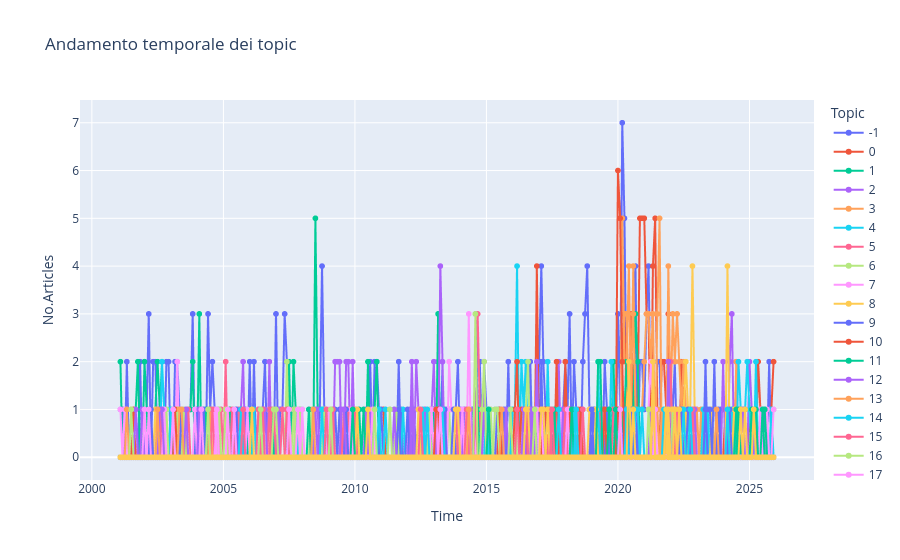

Source (notebook cell):
### Code cell
import plotly.express as px

fig = px.line(
    complete_sn_timeseries_pandas_data,
    x="timestamp",
    y="occurrence",
    color="topic",
    markers=True,
    title="Andamento temporale dei topic"
)

fig.update_layout(
    xaxis_title="Time",
    yaxis_title="No.Articles",
    legend_title="Topic"
)

fig.show()

### Figure 1 — Plotly figure (JSON) as saved in the notebook; plotly's stock layout.template omitted (floating-point values rounded to 4 significant figures; data arrays with more than 128 entries replaced by an {"elided": "..."} marker saying what was removed)
{"data": [{"hovertemplate": "topic=-1<br>timestamp=%{x}<br>occurrence=%{y}<extra></extra>", "legendgroup": "-1", "line": {"color": "#636efa", "dash": "solid"}, "marker": {"symbol": "circle"}, "mode": "lines+markers", "name": "-1", "showlegend": true, "type": "scattergl", "x": {"elided": "299 str values"}, "xaxis": "x", "y": {"elided": "299 int values"}, "yaxis": "y"}, {"hovertemplate": "topic=0<br>timestamp=%{x}<br>occurrence=%{y}<extra></extra>", "legendgroup": "0", "line": {"color": "#EF553B", "dash": "solid"}, "marker": {"symbol": "circle"}, "mode": "lines+markers", "name": "0", "showlegend": true, "type": "scattergl", "x": {"elided": "299 str values"}, "xaxis": "x", "y": {"elided": "299 int values"}, "yaxis": "y"}, {"hovertemplate": "topic=1<br>timestamp=%{x}<br>occurrence=%{y}<extra></extra>", "legendgroup": "1", "line": {"color": "#00cc96", "dash": "solid"}, "marker": {"symbol": "circle"}, "mode": "lines+markers", "name": "1", "showlegend": true, "type": "scattergl", "x": {"elided": "299 str values"}, "xaxis": "x", "y": {"elided": "299 int values"}, "yaxis": "y"}, {"hovertemplate": "topic=2<br>timestamp=%{x}<br>occurrence=%{y}<extra></extra>", "legendgroup": "2", "line": {"color": "#ab63fa", "dash": "solid"}, "marker": {"symbol": "circle"}, "mode": "lines+markers", "name": "2", "showlegend": true, "type": "scattergl", "x": {"elided": "299 str values"}, "xaxis": "x", "y": {"elided": "299 int values"}, "yaxis": "y"}, {"hovertemplate": "topic=3<br>timestamp=%{x}<br>occurrence=%{y}<extra></extra>", "legendgroup": "3", "line": {"color": "#FFA15A", "dash": "solid"}, "marker": {"symbol": "circle"}, "mode": "lines+markers", "name": "3", "showlegend": true, "type": "scattergl", "x": {"elided": "299 str values"}, "xaxis": "x", "y": {"elided": "299 int values"}, "yaxis": "y"}, {"hovertemplate": "topic=4<br>timestamp=%{x}<br>occurrence=%{y}<extra></extra>", "legendgroup": "4", "line": {"color": "#19d3f3", "dash": "solid"}, "marker": {"symbol": "circle"}, "mode": "lines+markers", "name": "4", "showlegend": true, "type": "scattergl", "x": {"elided": "299 str values"}, "xaxis": "x", "y": {"elided": "299 int values"}, "yaxis": "y"}, {"hovertemplate": "topic=5<br>timestamp=%{x}<br>occurrence=%{y}<extra></extra>", "legendgroup": "5", "line": {"color": "#FF6692", "dash": "solid"}, "marker": {"symbol": "circle"}, "mode": "lines+markers", "name": "5", "showlegend": true, "type": "scattergl", "x": {"elided": "299 str values"}, "xaxis": "x", "y": {"elided": "299 int values"}, "yaxis": "y"}, {"hovertemplate": "topic=6<br>timestamp=%{x}<br>occurrence=%{y}<extra></extra>", "legendgroup": "6", "line": {"color": "#B6E880", "dash": "solid"}, "marker": {"symbol": "circle"}, "mode": "lines+markers", "name": "6", "showlegend": true, "type": "scattergl", "x": {"elided": "299 str values"}, "xaxis": "x", "y": {"elided": "299 int values"}, "yaxis": "y"}, {"hovertemplate": "topic=7<br>timestamp=%{x}<br>occurrence=%{y}<extra></extra>", "legendgroup": "7", "line": {"color": "#FF97FF", "dash": "solid"}, "marker": {"symbol": "circle"}, "mode": "lines+markers", "name": "7", "showlegend": true, "type": "scattergl", "x": {"elided": "299 str values"}, "xaxis": "x", "y": {"elided": "299 int values"}, "yaxis": "y"}, {"hovertemplate": "topic=8<br>timestamp=%{x}<br>occurrence=%{y}<extra></extra>", "legendgroup": "8", "line": {"color": "#FECB52", "dash": "solid"}, "marker": {"symbol": "circle"}, "mode": "lines+markers", "name": "8", "showlegend": true, "type": "scattergl", "x": {"elided": "299 str values"}, "xaxis": "x", "y": {"elided": "299 int values"}, "yaxis": "y"}, {"hovertemplate": "topic=9<br>timestamp=%{x}<br>occurrence=%{y}<extra></extra>", "legendgroup": "9", "line": {"color": "#636efa", "dash": "solid"}, "marker": {"symbol": "circle"}, "mode": "lines+markers", "name": "9", "showlegend": true, "type": "scattergl", "x": {"elided": "299 str values"}, "xaxis": "x", "y": {"elided": "299 int values"}, "yaxis": "y"}, {"hovertemplate": "topic=10<br>timestamp=%{x}<br>occurrence=%{y}<extra></extra>", "legendgroup": "10", "line": {"color": "#EF553B", "dash": "solid"}, "marker": {"symbol": "circle"}, "mode": "lines+markers", "name": "10", "showlegend": true, "type": "scattergl", "x": {"elided": "299 str values"}, "xaxis": "x", "y": {"elided": "299 int values"}, "yaxis": "y"}, {"hovertemplate": "topic=11<br>timestamp=%{x}<br>occurrence=%{y}<extra></extra>", "legendgroup": "11", "line": {"color": "#00cc96", "dash": "solid"}, "marker": {"symbol": "circle"}, "mode": "lines+markers", "name": "11", "showlegend": true, "type": "scattergl", "x": {"elided": "299 str values"}, "xaxis": "x", "y": {"elided": "299 int values"}, "yaxis": "y"}, {"hovertemplate": "topic=12<br>timestamp=%{x}<br>occurrence=%{y}<extra></extra>", "legendgroup": "12", "line": {"color": "#ab63fa", "dash": "solid"}, "marker": {"symbol": "circle"}, "mode": "lines+markers", "name": "12", "showlegend": true, "type": "scattergl", "x": {"elided": "299 str values"}, "xaxis": "x", "y": {"elided": "299 int values"}, "yaxis": "y"}, {"hovertemplate": "topic=13<br>timestamp=%{x}<br>occurrence=%{y}<extra></extra>", "legendgroup": "13", "line": {"color": "#FFA15A", "dash": "solid"}, "marker": {"symbol": "circle"}, "mode": "lines+markers", "name": "13", "showlegend": true, "type": "scattergl", "x": {"elided": "299 str values"}, "xaxis": "x", "y": {"elided": "299 int values"}, "yaxis": "y"}, {"hovertemplate": "topic=14<br>timestamp=%{x}<br>occurrence=%{y}<extra></extra>", "legendgroup": "14", "line": {"color": "#19d3f3", "dash": "solid"}, "marker": {"symbol": "circle"}, "mode": "lines+markers", "name": "14", "showlegend": true, "type": "scattergl", "x": {"elided": "299 str values"}, "xaxis": "x", "y": {"elided": "299 int values"}, "yaxis": "y"}, {"hovertemplate": "topic=15<br>timestamp=%{x}<br>occurrence=%{y}<extra></extra>", "legendgroup": "15", "line": {"color": "#FF6692", "dash": "solid"}, "marker": {"symbol": "circle"}, "mode": "lines+markers", "name": "15", "showlegend": true, "type": "scattergl", "x": {"elided": "299 str values"}, "xaxis": "x", "y": {"elided": "299 int values"}, "yaxis": "y"}, {"hovertemplate": "topic=16<br>timestamp=%{x}<br>occurrence=%{y}<extra></extra>", "legendgroup": "16", "line": {"color": "#B6E880", "dash": "solid"}, "marker": {"symbol": "circle"}, "mode": "lines+markers", "name": "16", "showlegend": true, "type": "scattergl", "x": {"elided": "299 str values"}, "xaxis": "x", "y": {"elided": "299 int values"}, "yaxis": "y"}, {"hovertemplate": "topic=17<br>timestamp=%{x}<br>occurrence=%{y}<extra></extra>", "legendgroup": "17", "line": {"color": "#FF97FF", "dash": "solid"}, "marker": {"symbol": "circle"}, "mode": "lines+markers", "name": "17", "showlegend": true, "type": "scattergl", "x": {"elided": "299 str values"}, "xaxis": "x", "y": {"elided": "299 int values"}, "yaxis": "y"}, {"hovertemplate": "topic=18<br>timestamp=%{x}<br>occurrence=%{y}<extra></extra>", "legendgroup": "18", "line": {"color": "#FECB52", "dash": "solid"}, "marker": {"symbol": "circle"}, "mode": "lines+markers", "name": "18", "showlegend": true, "type": "scattergl", "x": {"elided": "299 str values"}, "xaxis": "x", "y": {"elided": "299 int values"}, "yaxis": "y"}, {"hovertemplate": "topic=19<br>timestamp=%{x}<br>occurrence=%{y}<extra></extra>", "legendgroup": "19", "line": {"color": "#636efa", "dash": "solid"}, "marker": {"symbol": "circle"}, "mode": "lines+markers", "name": "19", "showlegend": true, "type": "scattergl", "x": {"elided": "299 str values"}, "xaxis": "x", "y": {"elided": "299 int values"}, "yaxis": "y"}, {"hovertemplate": "topic=20<br>timestamp=%{x}<br>occurrence=%{y}<extra></extra>", "legendgroup": "20", "line": {"color": "#EF553B", "dash": "solid"}, "marker": {"symbol": "circle"}, "mode": "lines+markers", "name": "20", "showlegend": true, "type": "scattergl", "x": {"elided": "299 str values"}, "xaxis": "x", "y": {"elided": "299 int values"}, "yaxis": "y"}, {"hovertemplate": "topic=21<br>timestamp=%{x}<br>occurrence=%{y}<extra></extra>", "legendgroup": "21", "line": {"color": "#00cc96", "dash": "solid"}, "marker": {"symbol": "circle"}, "mode": "lines+markers", "name": "21", "showlegend": true, "type": "scattergl", "x": {"elided": "299 str values"}, "xaxis": "x", "y": {"elided": "299 int values"}, "yaxis": "y"}, {"hovertemplate": "topic=22<br>timestamp=%{x}<br>occurrence=%{y}<extra></extra>", "legendgroup": "22", "line": {"color": "#ab63fa", "dash": "solid"}, "marker": {"symbol": "circle"}, "mode": "lines+markers", "name": "22", "showlegend": true, "type": "scattergl", "x": {"elided": "299 str values"}, "xaxis": "x", "y": {"elided": "299 int values"}, "yaxis": "y"}, {"hovertemplate": "topic=23<br>timestamp=%{x}<br>occurrence=%{y}<extra></extra>", "legendgroup": "23", "line": {"color": "#FFA15A", "dash": "solid"}, "marker": {"symbol": "circle"}, "mode": "lines+markers", "name": "23", "showlegend": true, "type": "scattergl", "x": {"elided": "299 str values"}, "xaxis": "x", "y": {"elided": "299 int values"}, "yaxis": "y"}, {"hovertemplate": "topic=24<br>timestamp=%{x}<br>occurrence=%{y}<extra></extra>", "legendgroup": "24", "line": {"color": "#19d3f3", "dash": "solid"}, "marker": {"symbol": "circle"}, "mode": "lines+markers", "name": "24", "showlegend": true, "type": "scattergl", "x": {"elided": "299 str values"}, "xaxis": "x", "y": {"elided": "299 int values"}, "yaxis": "y"}, {"hovertemplate": "topic=25<br>timestamp=%{x}<br>occurrence=%{y}<extra></extra>", "legendgroup": "25", "line": {"color": "#FF6692", "dash": "solid"}, "marker": {"symbol": "circle"}, "mode": "lines+markers", "name": "25", "showlegend": true, "type": "scattergl", "x": {"elided": "299 str values"}, "xaxis": "x", "y": {"elided": "299 int values"}, "yaxis": "y"}, {"hovertemplate": "topic=26<br>timestamp=%{x}<br>occurrence=%{y}<extra></extra>", "legendgroup": "26", "line": {"color": "#B6E880", "dash": "solid"}, "marker": {"symbol": "circle"}, "mode": "lines+markers", "name": "26", "showlegend": true, "type": "scattergl", "x": {"elided": "299 str values"}, "xaxis": "x", "y": {"elided": "299 int values"}, "yaxis": "y"}, {"hovertemplate": "topic=27<br>timestamp=%{x}<br>occurrence=%{y}<extra></extra>", "legendgroup": "27", "line": {"color": "#FF97FF", "dash": "solid"}, "marker": {"symbol": "circle"}, "mode": "lines+markers", "name": "27", "showlegend": true, "type": "scattergl", "x": {"elided": "299 str values"}, "xaxis": "x", "y": {"elided": "299 int values"}, "yaxis": "y"}, {"hovertemplate": "topic=28<br>timestamp=%{x}<br>occurrence=%{y}<extra></extra>", "legendgroup": "28", "line": {"color": "#FECB52", "dash": "solid"}, "marker": {"symbol": "circle"}, "mode": "lines+markers", "name": "28", "showlegend": true, "type": "scattergl", "x": {"elided": "299 str values"}, "xaxis": "x", "y": {"elided": "299 int values"}, "yaxis": "y"}], "layout": {"legend": {"title": {"text": "Topic"}, "tracegroupgap": 0}, "title": {"text": "Andamento temporale dei topic"}, "xaxis": {"anchor": "y", "domain": [0, 1], "title": {"text": "Time"}}, "yaxis": {"anchor": "x", "domain": [0, 1], "title": {"text": "No.Articles"}}}}
